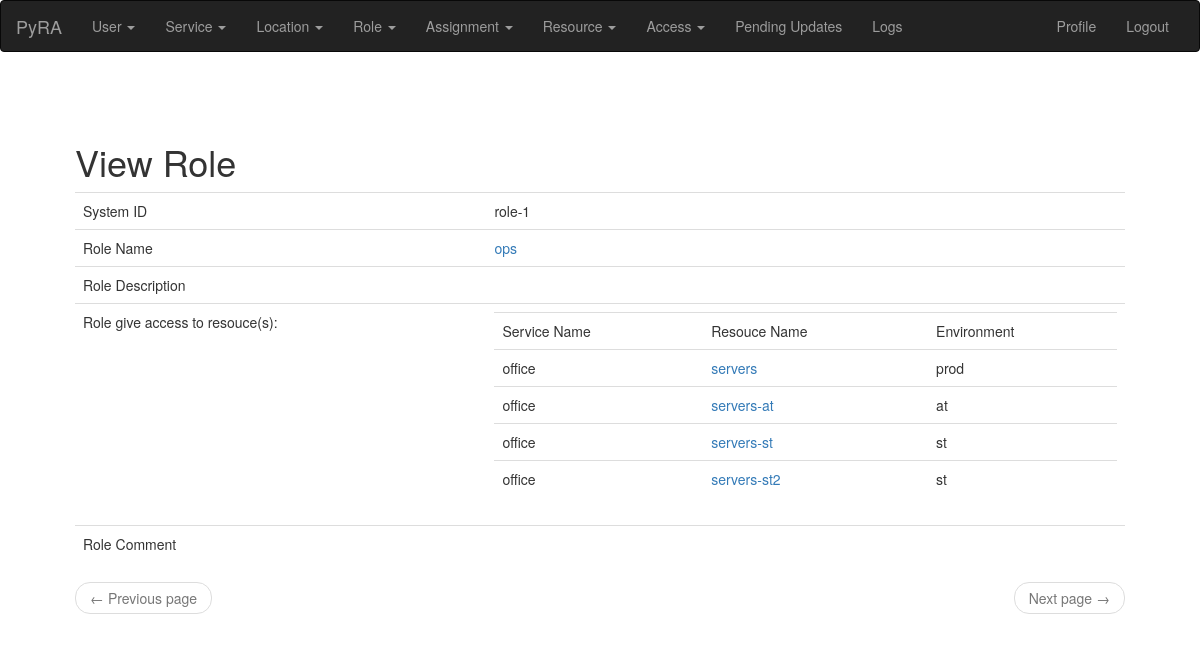
The page /role/view/?role=1 (signed in) on the database its author committed.
### app/modules/role/models.py (models this page shows, shortened)
class Role(db.Model):
    __tablename__ = "role"
    id = db.Column(db.Integer, primary_key=True)
    name = db.Column(db.String(140), unique=True)
    resources = db.relationship('Resource', secondary=resource_role)
    service_id = db.Column(db.Integer, db.ForeignKey('service.id'))
    service = db.relationship('Service')
    status = db.Column(db.String(20))
    description = db.Column(db.TEXT)
    comment = db.Column(db.String(255))
    def inventory_id(self):
        return '{}-{}'.format(self.__class__.__name__.lower(), self.id)

### app/modules/resource/models.py (models this page shows, shortened)
class Resource(db.Model):
    __tablename__ = "resource"
    id = db.Column(db.Integer, primary_key=True)
    name = db.Column(db.String(140), unique=True)
    service_id = db.Column(db.Integer, db.ForeignKey('service.id'))
    service = db.relationship('Service')
    external_id = db.Column(db.String(140))
    environment = db.Column(db.String(140))
    comment = db.Column(db.String(2000))

### app/main/models.py (models this page shows, shortened)
class PaginatedAPIMixin(object):
    @staticmethod
    def to_collection_dict(query, page, per_page, endpoint, **kwargs):
        resources = query.paginate(page, per_page, False)
        print("page: %s per_page: %s endpoint %s" % (page, per_page, endpoint))
        data = {
            'items': [item.to_dict() for item in resources.items],
            '_meta': {
                'page': page,
                'per_page': per_page,
                'total_pages': resources.pages,
                'total_items': resources.total
            },
            '_links': {
                'self': url_for(endpoint, id=id, page=page, per_page=per_page,
                                **kwargs),
                'next': url_for(endpoint, id=id, page=page + 1, per_page=per_page,
                                **kwargs) if resources.has_next else None,
                'prev': url_for(endpoint, id=id, page=page - 1, per_page=per_page,
                                **kwargs) if resources.has_prev else None
            }
        }
        return data

class Service(PaginatedAPIMixin, db.Model):
    __tablename__ = "service"
    id = db.Column(db.Integer, primary_key=True)
    name = db.Column(db.String(140), unique=True)
    updated = db.Column(db.DateTime, index=True, default=datetime.utcnow)
    color = db.Column(db.String(140))
    users = db.relationship('User', secondary=service_user)
    manager = db.relationship('User', foreign_keys='Service.manager_id')
    manager_id = db.Column(db.Integer, db.ForeignKey('user.id'))

### app/modules/role/routes.py (the view)
@bp.route('/role/view/', methods=['GET', 'POST'])
@login_required
def role_view():
    if 'cancel' in request.form:
        return redirect(request.referrer)
    roleid = request.args.get('role')
    if roleid is None:
        flash(_('roleid argument not found'))
        return redirect(request.referrer)
    role = Role.query.get(roleid)
    if role is None:
        flash(_('Role not found'))
        return redirect(request.referrer)
    return render_template('role.html', title=_('View Role'),
                           role=role)

### app/main/models.py (called while the page is built)
@login.user_loader
def load_user(id):
    return User.query.get(int(id))

### app/main/routes.py (called while the page is built)
@bp.before_app_request
def before_request():
    if current_user.is_authenticated:
        current_user.last_seen = datetime.utcnow()
        db.session.commit()
    g.locale = str(get_locale())

### app/templates/role.html (shortened to what this page needs)
{% extends "base.html" %}
{% import 'bootstrap/wtf.html' as wtf %}
{% block app_content %}
{% if role %}
  <table class="table table-hover">
      <tr>
        <td> {{_('System ID')}}  </td>         <td>  {{ role.inventory_id() }} </td></tr>
        <td> {{_('Role Name')}}  </td>         <td>  <A HREF="{{url_for('main.role_edit', role=role.id)}}"> {{ role.name }} </A> </td></tr>
        <td> {{_('Role Description')}}  </td>   <td>
                                                            </td></tr>
        <td> {{_('Role give access to resouce(s):')}}  </td>
        <td>
          <table class="table table-hover">
            <tr><td>{{ _('Service Name') }} </td><td> {{ _('Resouce Name') }} </td> <td>{{ _('Environment') }} </td></tr>
          {% for re in role.resources %}
            <tr>
              <td>{{re.service.name }} </td>
              <td><A HREF="{{url_for('main.resource_edit', resource=re.id)}}"> {{ re.name }} </A></td>
              <td>{{ re.environment }} </td>
            </td></tr>
          {% endfor %}
        </table>
        <td> {{_('Role Comment')}}  </td>      <td>  {{ role.comment }} </td></tr>
{% endif %}
    <nav aria-label="...">
        <ul class="pager">
            <li class="previous{% if not prev_url %} disabled{% endif %}">
                <a href="{{ prev_url or '#' }}">
                    <span aria-hidden="true">&larr;</span> {{ _('Previous page') }}
                </a>
            </li>
            <li class="next{% if not next_url %} disabled{% endif %}">
                <a href="{{ next_url or '#' }}">
                    {{ _('Next page') }} <span aria-hidden="true">&rarr;</span>
                </a>
            </li>
        </ul>
    </nav>
{% endblock %}

### rows shown on the page
Role: inventory_id "role-1", name "ops"
Resource: service.name "office", name "servers", environment "prod"
Resource: service.name "office", name "servers-at", environment "at"
Resource: service.name "office", name "servers-st", environment "st"
Resource: service.name "office", name "servers-st2", environment "st"

### other values the page prints
{{ title }} "View Role"
